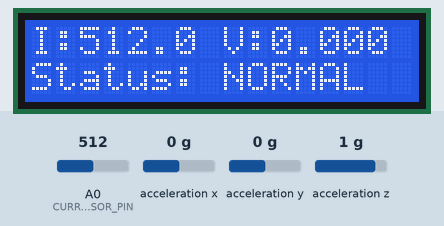
This sketch was run on a simulated Arduino Uno, built with avr-gcc and run on an emulated ATmega328P. On the bench: 16×2 character LCD. Wiring (inferred from the names in the program): MPU-6050 motion sensor at I2C address 0x68. The inputs (shaded band) are chosen by the test bench; at power-on: acceleration x 0 g, A0 (CURRENT_SENSOR_PIN) = 512, acceleration y 0 g, acceleration z 1 g. What the sketch prints to the serial monitor is not drawn.

Above: at 2.4 s.
2.5 s: acceleration x set to -1.4 g
At 3.9 s:
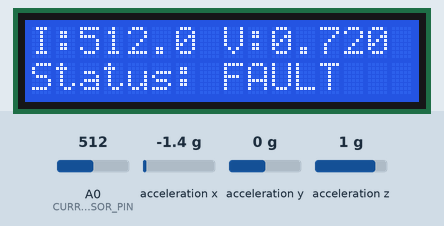
4.8 s: A0 (CURRENT_SENSOR_PIN) set to 716
At 6.5 s:
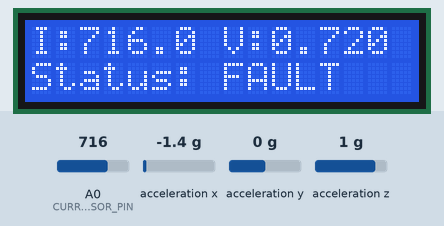
6.8 s: acceleration y set to -1.4 g
At 8.1 s:
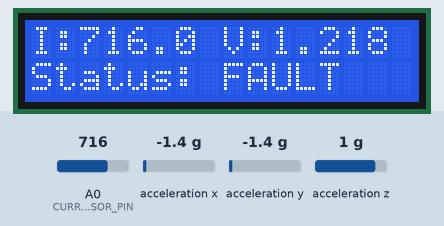
8.8 s: acceleration z set to -1.4 g
At 9.6 s:
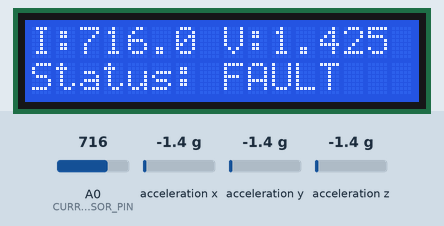
10.8 s: A0 (CURRENT_SENSOR_PIN) set to 992
At 12.4 s:
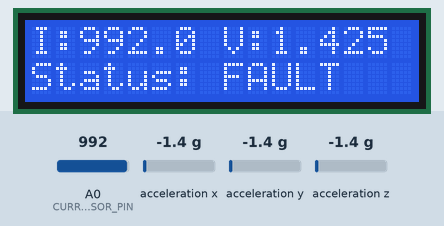
12.8 s: A0 (CURRENT_SENSOR_PIN) set to 1010
At 13.9 s:
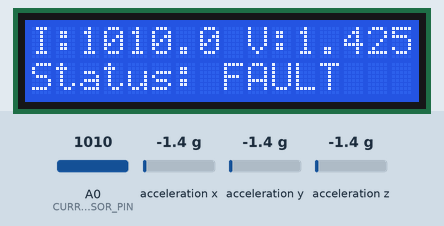
Timing chart, 0 to 15.8 s (numbered marks = the images above; inputs shaded):
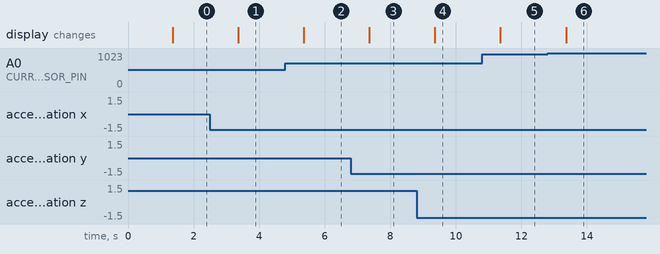

The sketch:

MachineHealthTag.ino
```cpp
#include <Wire.h>
#include <LiquidCrystal.h>

// LCD wiring uses digital pins 8–13:
// RS=13, E=12, D4=11, D5=10, D6=9, D7=8
LiquidCrystal lcd(13, 12, 11, 10, 9, 8);

const int CURRENT_SENSOR_PIN = A0;
const float CURRENT_BASELINE = 506.6;

// Prototype thresholds; calibrate with real labelled machine data.
const float VIBRATION_WARNING = 0.007;
const float VIBRATION_FAULT = 0.020;
const float CURRENT_WARNING_PERCENT = 8.0;
const float CURRENT_FAULT_PERCENT = 15.0;

int16_t accelX, accelY, accelZ;
bool mpuReady = false;
unsigned long lastRead = 0;

void writeMpuRegister(uint8_t reg, uint8_t value) {
  Wire.beginTransmission(0x68);
  Wire.write(reg);
  Wire.write(value);
  Wire.endTransmission();
}

bool readMpuAcceleration(float &ax, float &ay, float &az) {
  Wire.beginTransmission(0x68);
  Wire.write(0x3B); // ACCEL_XOUT_H
  if (Wire.endTransmission(false) != 0) return false;

  uint8_t received = Wire.requestFrom((uint8_t)0x68, (uint8_t)6, (uint8_t)true);
  if (received != 6) return false;

  accelX = (Wire.read() << 8) | Wire.read();
  accelY = (Wire.read() << 8) | Wire.read();
  accelZ = (Wire.read() << 8) | Wire.read();

  // MPU6050 default accelerometer range is +/-2g (16384 LSB/g).
  ax = accelX / 16384.0;
  ay = accelY / 16384.0;
  az = accelZ / 16384.0;
  return true;
}

float readCurrentAverage() {
  long total = 0;
  const int samples = 40;
  for (int i = 0; i < samples; i++) {
    total += analogRead(CURRENT_SENSOR_PIN);
    delay(2);
  }
  return (float)total / samples;
}

float readVibration() {
  float ax, ay, az;
  if (!readMpuAcceleration(ax, ay, az)) return -1.0;

  // Simple prototype vibration indicator: acceleration magnitude variation
  // from 1g. This is not a calibrated industrial vibration measurement.
  float magnitude = sqrt(ax * ax + ay * ay + az * az);
  return abs(magnitude - 1.0);
}

String classifyCondition(float current, float vibration) {
  float currentDeviation = abs(current - CURRENT_BASELINE) / CURRENT_BASELINE * 100.0;

  if (vibration >= VIBRATION_FAULT || currentDeviation >= CURRENT_FAULT_PERCENT) {
    return "FAULT";
  }
  if (vibration >= VIBRATION_WARNING || currentDeviation >= CURRENT_WARNING_PERCENT) {
    return "WARNING";
  }
  return "NORMAL";
}

void printJson(float current, float vibration, String condition) {
  Serial.print("{\"current\":");
  Serial.print(current, 2);
  Serial.print(",\"vibration\":");
  Serial.print(vibration, 4);
  Serial.print(",\"condition\":\"");
  Serial.print(condition);
  Serial.println("\"}");
}

void showLcd(float current, float vibration, String condition) {
  lcd.clear();
  lcd.setCursor(0, 0);
  lcd.print("I:");
  lcd.print(current, 1);
  lcd.print(" V:");
  if (vibration >= 0) lcd.print(vibration, 3);
  else lcd.print("ERR");

  lcd.setCursor(0, 1);
  lcd.print("Status: ");
  lcd.print(condition);
}

void setup() {
  Serial.begin(9600);
  Wire.begin();
  lcd.begin(16, 2);

  // Wake MPU6050 from sleep mode.
  Wire.beginTransmission(0x68);
  Wire.write(0x6B);
  Wire.write(0);
  mpuReady = (Wire.endTransmission() == 0);

  lcd.setCursor(0, 0);
  lcd.print("Machine Health");
  lcd.setCursor(0, 1);
  lcd.print("Starting...");
  delay(1200);
}

void loop() {
  if (millis() - lastRead < 1000) return;
  lastRead = millis();

  float current = readCurrentAverage();
  float vibration = mpuReady ? readVibration() : -1.0;

  String condition;
  if (vibration < 0) {
    condition = "SENSOR_ERR";
  } else {
    condition = classifyCondition(current, vibration);
  }

  printJson(current, vibration < 0 ? 0.0 : vibration, condition);
  showLcd(current, vibration, condition);
}
```

Measured:
- after the input at 2.5 s, the display: changes after 0.86 s (image 1)
- after the input at 4.8 s, the display: changes after 0.56 s (image 2)
- after the input at 6.8 s, the display: changes after 0.56 s (image 3)
- after the input at 8.8 s, the display: changes after 0.56 s (image 4)
- after the input at 10.8 s, the display: changes after 0.56 s (image 5)
- after the input at 12.8 s, the display: changes after 0.56 s (image 6)
